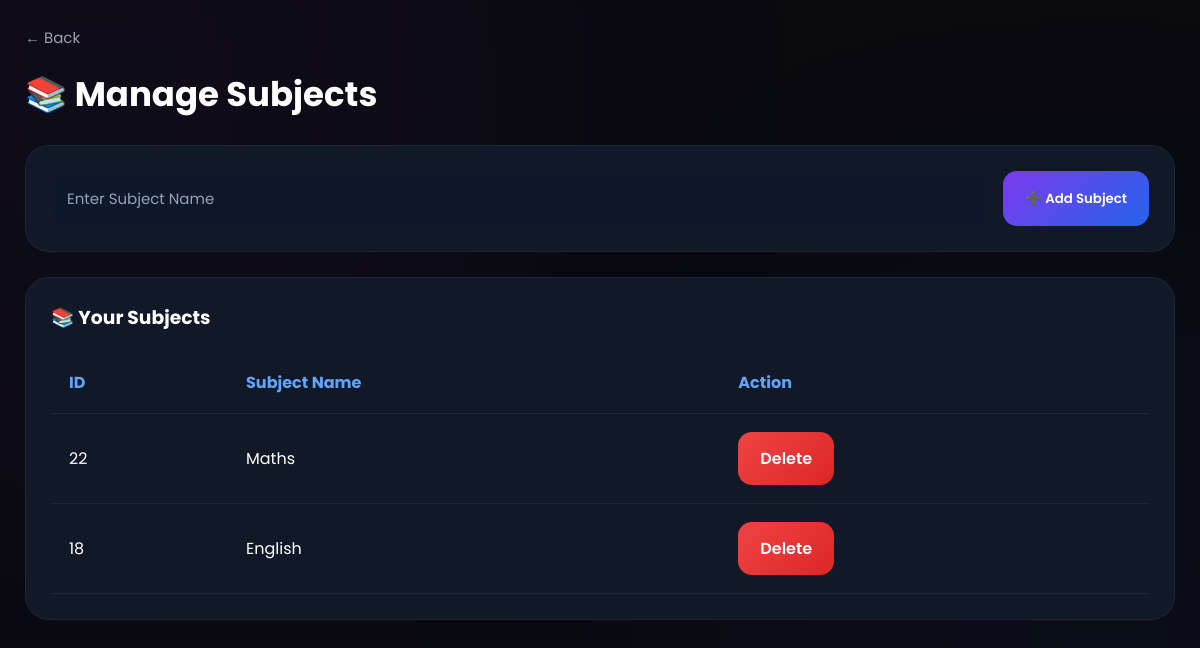
/subject.php (signed in), run on the app's committed database.
### tables this page shows
CREATE TABLE `subjects` (
  `id` int NOT NULL AUTO_INCREMENT,
  `teacher_id` int NOT NULL,
  `principal_id` int NOT NULL,
  `subject_name` varchar(150) NOT NULL,
  `created_at` timestamp NULL DEFAULT CURRENT_TIMESTAMP,
  `class_id` int DEFAULT NULL,
  PRIMARY KEY (`id`),
  KEY `teacher_id` (`teacher_id`),
  KEY `principal_id` (`principal_id`),
  CONSTRAINT `subjects_ibfk_1` FOREIGN KEY (`teacher_id`) REFERENCES `teachers` (`id`) ON DELETE CASCADE,
  CONSTRAINT `subjects_ibfk_2` FOREIGN KEY (`principal_id`) REFERENCES `principal` (`id`) ON DELETE CASCADE
);

### subject.php (the view, shortened to what this page needs)
<?php
include("db.php");
$teacher_id   = $_SESSION['teacher_id'];
$stmt = $conn->prepare("
    SELECT * FROM subjects
    WHERE teacher_id=?
    ORDER BY id DESC
");
$stmt->bind_param("i", $teacher_id);
$stmt->execute();
$subjects = $stmt->get_result();
?>
<!DOCTYPE html>
<html lang="en">
<head>
</head>
<body>
<div class="glass">
    <a href="teacher_dashboard.php" class="back">
        ← Back
    </a>
    <h2>📚 Manage Subjects</h2>
    <div class="subject-form">
        <form method="POST">
            <input
                type="text"
                name="subject_name"
                placeholder="Enter Subject Name"
                required>
            <button
                type="submit"
                name="add_subject"
                class="btn">
                ➕ Add Subject
            </button>
        </form>
    </div>
    <div class="table-card">
        <h3>📚 Your Subjects</h3>
        <table>
            <tr>
                <th>ID</th>
                <th>Subject Name</th>
                <th>Action</th>
            </tr>
            <?php while($row = $subjects->fetch_assoc()){ ?>
            <tr>
                <td><?= $row['id']; ?></td>
                <td>
                    <?= htmlspecialchars($row['subject_name']); ?>
                </td>
                <td>
                    <a
                    href="?delete=<?= $row['id']; ?>"
                    onclick="return confirm('Delete this subject?')"
                    class="btn delete-btn">
                    Delete
                    </a>
                </td>
            </tr>
            <?php } ?>
        </table>
    </div>
</div>
</body>
</html>

### subject.php (style rules this page uses)
* { margin:0; padding:0; box-sizing:border-box; font-family:'Poppins',sans-serif; }
body { background:#0a0a0f; color:white; min-height:100vh; padding:25px; overflow-x:hidden; }
body::before { content:''; position:fixed; width:500px; height:500px; background:#7c3aed; filter:blur(220px); opacity:.12; top:-150px; left:-150px; z-index:-1; }
body::after { content:''; position:fixed; width:500px; height:500px; background:#2563eb; filter:blur(220px); opacity:.12; bottom:-150px; right:-150px; z-index:-1; }
.glass { max-width:1200px; margin:auto; }
.back { color:#9ca3af; text-decoration:none; display:inline-block; margin-bottom:20px; font-size:15px; }
h2 { font-size:34px; margin-bottom:25px; }
h3 { margin-bottom:20px; }
.subject-form { background:#111827; padding:25px; border-radius:24px; margin-bottom:25px; border:1px solid rgba(255,255,255,.05); }
.subject-form form { display:flex; gap:15px; }
.subject-form input { flex:1; padding:16px; border:none; outline:none; border-radius:14px; background:#0f172a; color:white; font-size:15px; }
.subject-form input::placeholder { color:#94a3b8; }
.btn { border:none; cursor:pointer; text-decoration:none; display:inline-block; padding:14px 22px; border-radius:14px; color:white; font-weight:600; background:linear-gradient( 135deg, #7c3aed, #2563eb ); }
.delete-btn { background:linear-gradient( 135deg, #ef4444, #dc2626 ); }
.table-card { background:#111827; padding:25px; border-radius:24px; border:1px solid rgba(255,255,255,.05); overflow-x:auto; }
table { width:100%; border-collapse:collapse; }
th { text-align:left; padding:18px; color:#60a5fa; border-bottom:1px solid rgba(255,255,255,.08); }
td { padding:18px; border-bottom:1px solid rgba(255,255,255,.05); }

### data on the page
subjects: id "22", subject_name "Maths"
subjects: id "18", subject_name "English"
